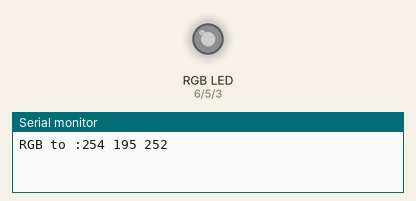
This sketch was run on a simulated Arduino Uno, built with avr-gcc and run on an emulated ATmega328P. Shown: an RGB LED mixed from three pins (HIGH = lit), the last lines printed to the serial monitor. Dim RGB values are drawn brighter than linear; random numbers use the default seed unless the sketch sets one.

Above: at 0.15 s.
At 4.36 s:
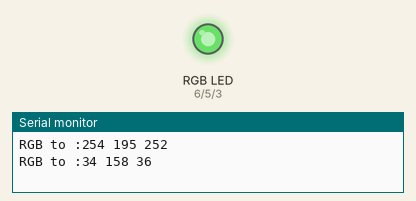
At 8.28 s:
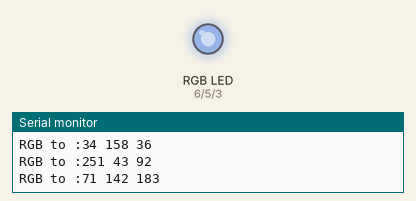
At 18.22 s:
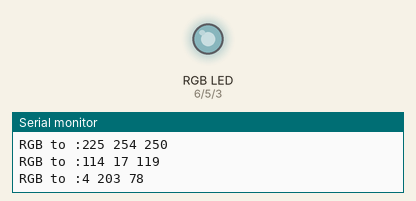
At 27.56 s:
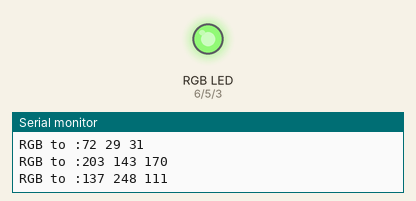
At 36.6 s:
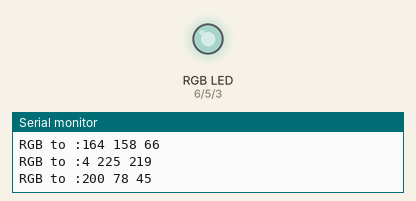
Timing chart, 0 to 36.7 s (numbered marks = the images above):
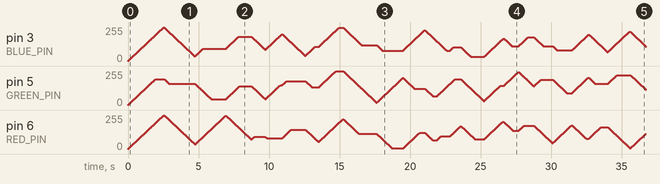

The sketch:

led_rgb.ino
```cpp
#define BLUE_PIN 3
#define GREEN_PIN 5
#define RED_PIN 6

#define DELAY_SMOOTH 10

void setup() {
  // put your setup code here, to run once:
  Serial.begin(9600);

  pinMode(BLUE_PIN, OUTPUT);
  pinMode(GREEN_PIN, OUTPUT);
  pinMode(RED_PIN, OUTPUT);
  digitalWrite(RED_PIN, LOW);
  digitalWrite(GREEN_PIN, LOW);
  digitalWrite(BLUE_PIN, LOW);

  // read something disconnected (unpredictable) to initialize randomseed
  randomSeed(analogRead(0));
}

int redValue = 0;
int greenValue = 0;
int blueValue = 0;

void loop() {
  int toRed = generateNewColor(redValue);
  int toGreen = generateNewColor(greenValue);
  int toBlue = generateNewColor(blueValue);

  Serial.println(String("RGB to :" + String(toRed) + " " + String(toGreen) + " " + String(toBlue)));

  while(redValue != toRed || greenValue != toGreen || blueValue != toBlue) {
    redValue = getNextValue(redValue, toRed);
    greenValue = getNextValue(greenValue, toGreen);
    blueValue = getNextValue(blueValue, toBlue);

    delay(DELAY_SMOOTH);
    analogWrite(RED_PIN, redValue);
    analogWrite(GREEN_PIN, greenValue);
    analogWrite(BLUE_PIN, blueValue);
  }
}

int generateNewColor(int previousValue) {
  // An attempt of generating a much different color
  int newSection = 0;
  int previousSection = previousValue / 85;
  do {
    newSection = random(0, 255) /  85; // 255/3
  } while (newSection == previousSection);

  return min(255, (newSection * 85) + random(0, 85));

  //return random(0, 255);
}

int getNextValue(int from, int to) {
  if (from < to) {
    return from + 1;
  } else if (from > to) {
    return from - 1;
  } else {
    return from;
  }
}
```
